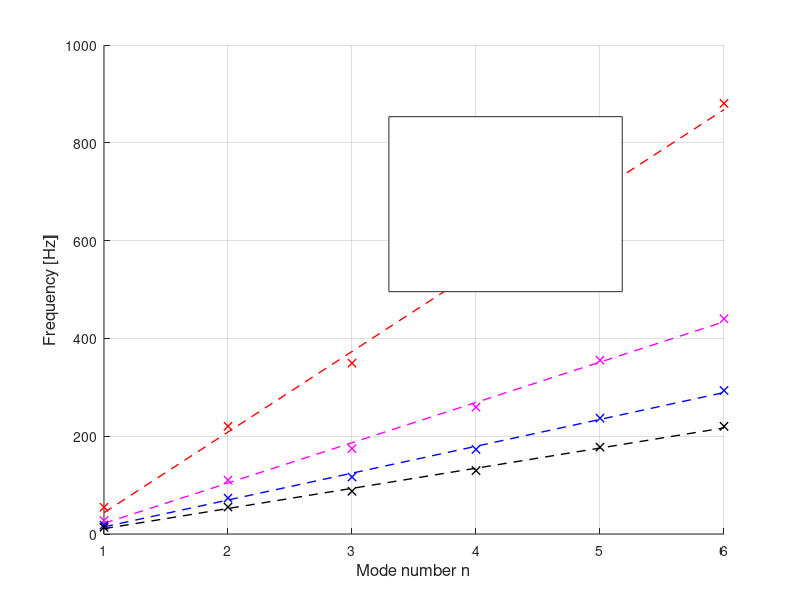

Here is the MATLAB script that generated this plot: (Note: this script raises an error after producing the figure.)
clc
clear
close all
f = [54.67937101394212, 220.36092477902633, 349.3641691562582, 518.8326650938748, 710.5711234037525, 880.4627809405143];

SF = [1,2,3,4];

n = 1:6;

c = {'r','m','b','k'};
for i = 1:length(SF)
    scatter(n,f./SF(i),'x','Linewidth',1,'MarkerEdgeColor',c{i})
    hold on
    p = polyfit(n,f./SF(i),1);
    plot(n,polyval(p,n),strcat(c{i},'--'),'Linewidth',1,'DisplayName',sprintf('S = %i',SF(i)))
end

xlabel('Mode number n','Fontsize',12)
ylabel('Frequency [Hz]','Fontsize',12)
    set(gca,'xtick',[1 2 3 4 5 6])
    grid on
legend({},'Fontsize',12,'location','northwest')
